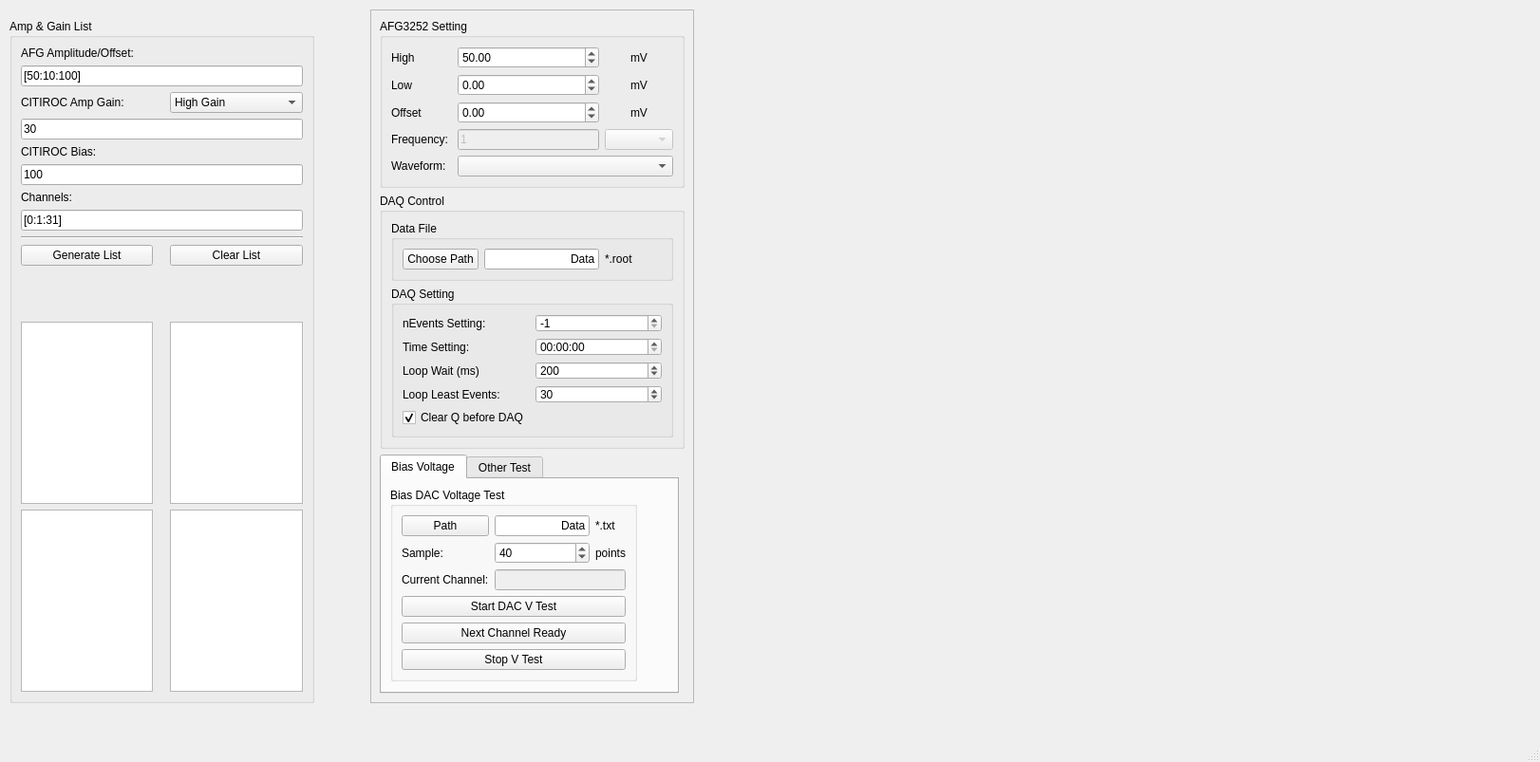
<?xml version="1.0" encoding="UTF-8"?>
<ui version="4.0">
 <class>VisaDAQControlWin</class>
 <widget class="QMainWindow" name="VisaDAQControlWin">
  <property name="geometry">
   <rect>
    <x>0</x>
    <y>0</y>
    <width>1622</width>
    <height>803</height>
   </rect>
  </property>
  <property name="windowTitle">
   <string>AFG3000 Control</string>
  </property>
  <widget class="QWidget" name="centralwidget">
   <widget class="QFrame" name="frame">
    <property name="geometry">
     <rect>
      <x>390</x>
      <y>10</y>
      <width>341</width>
      <height>731</height>
     </rect>
    </property>
    <property name="frameShape">
     <enum>QFrame::StyledPanel</enum>
    </property>
    <property name="frameShadow">
     <enum>QFrame::Raised</enum>
    </property>
    <layout class="QGridLayout" name="gridLayout_2">
     <item row="3" column="0" colspan="2">
      <widget class="QGroupBox" name="grpDAQctrl">
       <property name="title">
        <string>DAQ Control</string>
       </property>
       <layout class="QGridLayout" name="gridLayout_23">
        <item row="0" column="0">
         <widget class="QGroupBox" name="groupBox_10">
          <property name="title">
           <string>Data File</string>
          </property>
          <layout class="QGridLayout" name="gridLayout_10">
           <item row="0" column="0">
            <widget class="QPushButton" name="btnPath">
             <property name="text">
              <string>Choose Path</string>
             </property>
            </widget>
           </item>
           <item row="0" column="3">
            <widget class="QLabel" name="lblFileSuf_2">
             <property name="text">
              <string>*.root</string>
             </property>
             <property name="alignment">
              <set>Qt::AlignLeading|Qt::AlignLeft|Qt::AlignVCenter</set>
             </property>
            </widget>
           </item>
           <item row="0" column="1" colspan="2">
            <widget class="QLineEdit" name="lblFileName">
             <property name="text">
              <string>Data</string>
             </property>
             <property name="alignment">
              <set>Qt::AlignRight|Qt::AlignTrailing|Qt::AlignVCenter</set>
             </property>
            </widget>
           </item>
          </layout>
         </widget>
        </item>
        <item row="1" column="0">
         <widget class="QGroupBox" name="grpDAQStart">
          <property name="title">
           <string>DAQ Setting</string>
          </property>
          <layout class="QGridLayout" name="gridLayout_12">
           <item row="0" column="1">
            <widget class="QSpinBox" name="boxDAQEvent">
             <property name="minimum">
              <number>-1</number>
             </property>
             <property name="maximum">
              <number>999999999</number>
             </property>
             <property name="value">
              <number>-1</number>
             </property>
            </widget>
           </item>
           <item row="1" column="1">
            <widget class="QTimeEdit" name="timeDAQSetting">
             <property name="displayFormat">
              <string>HH:mm:ss</string>
             </property>
             <property name="time">
              <time>
               <hour>0</hour>
               <minute>0</minute>
               <second>0</second>
              </time>
             </property>
            </widget>
           </item>
           <item row="2" column="1">
            <widget class="QSpinBox" name="boxBufferWait">
             <property name="minimum">
              <number>1</number>
             </property>
             <property name="maximum">
              <number>999999999</number>
             </property>
             <property name="value">
              <number>200</number>
             </property>
            </widget>
           </item>
           <item row="1" column="0">
            <widget class="QLabel" name="label_19">
             <property name="text">
              <string>Time Setting:</string>
             </property>
            </widget>
           </item>
           <item row="0" column="0">
            <widget class="QLabel" name="label_32">
             <property name="text">
              <string>nEvents Setting:</string>
             </property>
            </widget>
           </item>
           <item row="2" column="0">
            <widget class="QLabel" name="label_2">
             <property name="text">
              <string>Loop Wait (ms)</string>
             </property>
            </widget>
           </item>
           <item row="3" column="0">
            <widget class="QLabel" name="label_3">
             <property name="text">
              <string>Loop Least Events:</string>
             </property>
            </widget>
           </item>
           <item row="3" column="1">
            <widget class="QSpinBox" name="boxLeastEvents">
             <property name="minimum">
              <number>1</number>
             </property>
             <property name="maximum">
              <number>200</number>
             </property>
             <property name="value">
              <number>30</number>
             </property>
            </widget>
           </item>
           <item row="4" column="0" colspan="2">
            <widget class="QCheckBox" name="boxClearQueue">
             <property name="text">
              <string>Clear Q before DAQ</string>
             </property>
             <property name="checked">
              <bool>true</bool>
             </property>
            </widget>
           </item>
          </layout>
         </widget>
        </item>
       </layout>
      </widget>
     </item>
     <item row="0" column="0" colspan="2">
      <widget class="QGroupBox" name="grpAFG3252">
       <property name="title">
        <string>AFG3252 Setting</string>
       </property>
       <layout class="QGridLayout" name="gridLayout">
        <item row="1" column="3">
         <widget class="QDoubleSpinBox" name="boxAFGLow">
          <property name="minimum">
           <double>-5000.000000000000000</double>
          </property>
          <property name="maximum">
           <double>5000.000000000000000</double>
          </property>
          <property name="value">
           <double>0.000000000000000</double>
          </property>
         </widget>
        </item>
        <item row="0" column="0">
         <widget class="QLabel" name="label">
          <property name="text">
           <string>High</string>
          </property>
         </widget>
        </item>
        <item row="3" column="0">
         <widget class="QLabel" name="label_4">
          <property name="text">
           <string>Frequency: </string>
          </property>
         </widget>
        </item>
        <item row="4" column="0">
         <widget class="QLabel" name="label_5">
          <property name="text">
           <string>Waveform:</string>
          </property>
         </widget>
        </item>
        <item row="0" column="3">
         <widget class="QDoubleSpinBox" name="boxAFGHigh">
          <property name="minimum">
           <double>-5000.000000000000000</double>
          </property>
          <property name="maximum">
           <double>5000.000000000000000</double>
          </property>
          <property name="value">
           <double>50.000000000000000</double>
          </property>
         </widget>
        </item>
        <item row="3" column="3">
         <widget class="QLineEdit" name="lineAFGFreq">
          <property name="enabled">
           <bool>false</bool>
          </property>
          <property name="text">
           <string>1</string>
          </property>
         </widget>
        </item>
        <item row="1" column="4">
         <widget class="QLabel" name="label_12">
          <property name="text">
           <string>mV</string>
          </property>
          <property name="alignment">
           <set>Qt::AlignCenter</set>
          </property>
         </widget>
        </item>
        <item row="0" column="4">
         <widget class="QLabel" name="label_8">
          <property name="text">
           <string>mV</string>
          </property>
          <property name="alignment">
           <set>Qt::AlignCenter</set>
          </property>
         </widget>
        </item>
        <item row="4" column="3" colspan="2">
         <widget class="QComboBox" name="boxAFGWaveform"/>
        </item>
        <item row="1" column="0">
         <widget class="QLabel" name="label_11">
          <property name="text">
           <string>Low</string>
          </property>
         </widget>
        </item>
        <item row="3" column="4">
         <widget class="QComboBox" name="boxAFGFreqUnit">
          <property name="enabled">
           <bool>false</bool>
          </property>
         </widget>
        </item>
        <item row="2" column="0">
         <widget class="QLabel" name="label_13">
          <property name="text">
           <string>Offset</string>
          </property>
         </widget>
        </item>
        <item row="2" column="3">
         <widget class="QDoubleSpinBox" name="boxAFGLow_2">
          <property name="minimum">
           <double>-5000.000000000000000</double>
          </property>
          <property name="maximum">
           <double>5000.000000000000000</double>
          </property>
          <property name="value">
           <double>0.000000000000000</double>
          </property>
         </widget>
        </item>
        <item row="2" column="4">
         <widget class="QLabel" name="label_14">
          <property name="text">
           <string>mV</string>
          </property>
          <property name="alignment">
           <set>Qt::AlignCenter</set>
          </property>
         </widget>
        </item>
       </layout>
      </widget>
     </item>
     <item row="5" column="0">
      <widget class="QTabWidget" name="tabTestChoosen">
       <property name="currentIndex">
        <number>0</number>
       </property>
       <widget class="QWidget" name="tab">
        <attribute name="title">
         <string>Bias Voltage</string>
        </attribute>
        <layout class="QGridLayout" name="gridLayout_8">
         <item row="0" column="1">
          <spacer name="horizontalSpacer_4">
           <property name="orientation">
            <enum>Qt::Horizontal</enum>
           </property>
           <property name="sizeHint" stdset="0">
            <size>
             <width>40</width>
             <height>20</height>
            </size>
           </property>
          </spacer>
         </item>
         <item row="0" column="0">
          <widget class="QGroupBox" name="groupBox_4">
           <property name="title">
            <string>Bias DAC Voltage Test</string>
           </property>
           <layout class="QGridLayout" name="gridLayout_6">
            <item row="0" column="0">
             <widget class="QPushButton" name="btnDACVPath">
              <property name="text">
               <string>Path</string>
              </property>
             </widget>
            </item>
            <item row="4" column="1" colspan="2">
             <widget class="QLineEdit" name="lineChMea">
              <property name="enabled">
               <bool>false</bool>
              </property>
             </widget>
            </item>
            <item row="7" column="0" colspan="3">
             <widget class="QPushButton" name="btnStopVTest">
              <property name="text">
               <string>Stop V Test</string>
              </property>
             </widget>
            </item>
            <item row="3" column="0">
             <widget class="QLabel" name="label_17">
              <property name="text">
               <string>Sample:</string>
              </property>
             </widget>
            </item>
            <item row="3" column="1">
             <widget class="QSpinBox" name="boxVSamplePoints">
              <property name="minimum">
               <number>1</number>
              </property>
              <property name="value">
               <number>40</number>
              </property>
             </widget>
            </item>
            <item row="4" column="0">
             <widget class="QLabel" name="label_20">
              <property name="text">
               <string>Current Channel:</string>
              </property>
             </widget>
            </item>
            <item row="5" column="0" colspan="3">
             <widget class="QPushButton" name="btnStartVTest">
              <property name="text">
               <string>Start DAC V Test</string>
              </property>
             </widget>
            </item>
            <item row="3" column="2">
             <widget class="QLabel" name="label_18">
              <property name="text">
               <string>points</string>
              </property>
             </widget>
            </item>
            <item row="0" column="1">
             <widget class="QLineEdit" name="lblDACVFileName">
              <property name="text">
               <string>Data</string>
              </property>
              <property name="alignment">
               <set>Qt::AlignRight|Qt::AlignTrailing|Qt::AlignVCenter</set>
              </property>
             </widget>
            </item>
            <item row="0" column="2">
             <widget class="QLabel" name="lblFileSuf_3">
              <property name="text">
               <string>*.txt</string>
              </property>
              <property name="alignment">
               <set>Qt::AlignLeading|Qt::AlignLeft|Qt::AlignVCenter</set>
              </property>
             </widget>
            </item>
            <item row="6" column="0" colspan="3">
             <widget class="QPushButton" name="btnNextChReady">
              <property name="text">
               <string>Next Channel Ready</string>
              </property>
             </widget>
            </item>
           </layout>
          </widget>
         </item>
         <item row="1" column="0">
          <spacer name="verticalSpacer_4">
           <property name="orientation">
            <enum>Qt::Vertical</enum>
           </property>
           <property name="sizeHint" stdset="0">
            <size>
             <width>20</width>
             <height>40</height>
            </size>
           </property>
          </spacer>
         </item>
        </layout>
       </widget>
       <widget class="QWidget" name="tabCITIROCNL">
        <attribute name="title">
         <string>Other Test</string>
        </attribute>
        <layout class="QGridLayout" name="gridLayout_11">
         <item row="0" column="0">
          <widget class="QGroupBox" name="groupBox_3">
           <property name="title">
            <string>CITIROC NL Test</string>
           </property>
           <layout class="QGridLayout" name="gridLayout_5">
            <item row="0" column="0">
             <widget class="QPushButton" name="btnADCNL">
              <property name="text">
               <string>Start NL Test</string>
              </property>
             </widget>
            </item>
            <item row="1" column="0">
             <widget class="QPushButton" name="btnStopNL">
              <property name="text">
               <string>Stop after this done</string>
              </property>
             </widget>
            </item>
           </layout>
          </widget>
         </item>
         <item row="0" column="1">
          <widget class="QGroupBox" name="groupBox">
           <property name="title">
            <string>Bias DAC R Test</string>
           </property>
           <layout class="QGridLayout" name="gridLayout_4">
            <item row="0" column="0">
             <widget class="QLabel" name="label_10">
              <property name="text">
               <string>Waiting:</string>
              </property>
             </widget>
            </item>
            <item row="0" column="1">
             <widget class="QSpinBox" name="boxRTestTime">
              <property name="minimum">
               <number>1</number>
              </property>
              <property name="value">
               <number>1</number>
              </property>
             </widget>
            </item>
            <item row="0" column="2">
             <widget class="QLabel" name="label_15">
              <property name="text">
               <string>s</string>
              </property>
             </widget>
            </item>
            <item row="1" column="0" colspan="3">
             <widget class="QPushButton" name="btnStartRTest">
              <property name="text">
               <string>Start DAC R Test</string>
              </property>
             </widget>
            </item>
            <item row="2" column="0" colspan="3">
             <widget class="QPushButton" name="btnStopRTest">
              <property name="text">
               <string>Stop R Test</string>
              </property>
             </widget>
            </item>
           </layout>
          </widget>
         </item>
         <item row="2" column="0">
          <spacer name="verticalSpacer_3">
           <property name="orientation">
            <enum>Qt::Vertical</enum>
           </property>
           <property name="sizeHint" stdset="0">
            <size>
             <width>20</width>
             <height>40</height>
            </size>
           </property>
          </spacer>
         </item>
         <item row="0" column="2">
          <spacer name="horizontalSpacer">
           <property name="orientation">
            <enum>Qt::Horizontal</enum>
           </property>
           <property name="sizeHint" stdset="0">
            <size>
             <width>40</width>
             <height>20</height>
            </size>
           </property>
          </spacer>
         </item>
        </layout>
       </widget>
      </widget>
     </item>
     <item row="4" column="0">
      <spacer name="verticalSpacer">
       <property name="orientation">
        <enum>Qt::Vertical</enum>
       </property>
       <property name="sizeHint" stdset="0">
        <size>
         <width>20</width>
         <height>40</height>
        </size>
       </property>
      </spacer>
     </item>
    </layout>
   </widget>
   <widget class="QGroupBox" name="groupBox_2">
    <property name="geometry">
     <rect>
      <x>10</x>
      <y>20</y>
      <width>321</width>
      <height>721</height>
     </rect>
    </property>
    <property name="title">
     <string>Amp &amp;&amp; Gain List</string>
    </property>
    <layout class="QGridLayout" name="gridLayout_3">
     <item row="9" column="0">
      <widget class="QPushButton" name="btnGenerateList">
       <property name="text">
        <string>Generate List</string>
       </property>
      </widget>
     </item>
     <item row="3" column="0" colspan="4">
      <widget class="QLineEdit" name="lineCITIROCGain">
       <property name="text">
        <string>30</string>
       </property>
      </widget>
     </item>
     <item row="11" column="0">
      <widget class="QListWidget" name="listAmp"/>
     </item>
     <item row="2" column="3">
      <widget class="QComboBox" name="boxHGLG">
       <item>
        <property name="text">
         <string>High Gain</string>
        </property>
       </item>
       <item>
        <property name="text">
         <string>Low Gain</string>
        </property>
       </item>
      </widget>
     </item>
     <item row="9" column="3">
      <widget class="QPushButton" name="btnClearList">
       <property name="text">
        <string>Clear List</string>
       </property>
      </widget>
     </item>
     <item row="7" column="0" colspan="4">
      <widget class="QLineEdit" name="lineSelectChannel">
       <property name="text">
        <string>[0:1:31]</string>
       </property>
      </widget>
     </item>
     <item row="6" column="0" colspan="2">
      <widget class="QLabel" name="label_9">
       <property name="text">
        <string>Channels:</string>
       </property>
      </widget>
     </item>
     <item row="8" column="0" colspan="4">
      <widget class="Line" name="line">
       <property name="orientation">
        <enum>Qt::Horizontal</enum>
       </property>
      </widget>
     </item>
     <item row="4" column="0">
      <widget class="QLabel" name="label_16">
       <property name="text">
        <string>CITIROC Bias:</string>
       </property>
      </widget>
     </item>
     <item row="5" column="0" colspan="4">
      <widget class="QLineEdit" name="lineCITIROCBias">
       <property name="text">
        <string>100</string>
       </property>
      </widget>
     </item>
     <item row="0" column="0" colspan="2">
      <widget class="QLabel" name="label_6">
       <property name="text">
        <string>AFG Amplitude/Offset:</string>
       </property>
      </widget>
     </item>
     <item row="2" column="0" colspan="2">
      <widget class="QLabel" name="label_7">
       <property name="text">
        <string>CITIROC Amp Gain:</string>
       </property>
      </widget>
     </item>
     <item row="10" column="0" colspan="4">
      <spacer name="verticalSpacer_2">
       <property name="orientation">
        <enum>Qt::Vertical</enum>
       </property>
       <property name="sizeHint" stdset="0">
        <size>
         <width>20</width>
         <height>40</height>
        </size>
       </property>
      </spacer>
     </item>
     <item row="1" column="0" colspan="4">
      <widget class="QLineEdit" name="lineAFGAmp">
       <property name="text">
        <string>[50:10:100]</string>
       </property>
      </widget>
     </item>
     <item row="12" column="0">
      <widget class="QListWidget" name="listBias"/>
     </item>
     <item row="11" column="3">
      <widget class="QListWidget" name="listGain"/>
     </item>
     <item row="12" column="3">
      <widget class="QListWidget" name="listCh"/>
     </item>
    </layout>
   </widget>
  </widget>
  <widget class="QMenuBar" name="menubar">
   <property name="geometry">
    <rect>
     <x>0</x>
     <y>0</y>
     <width>1622</width>
     <height>22</height>
    </rect>
   </property>
  </widget>
  <widget class="QStatusBar" name="statusbar"/>
 </widget>
 <resources/>
 <connections/>
</ui>
